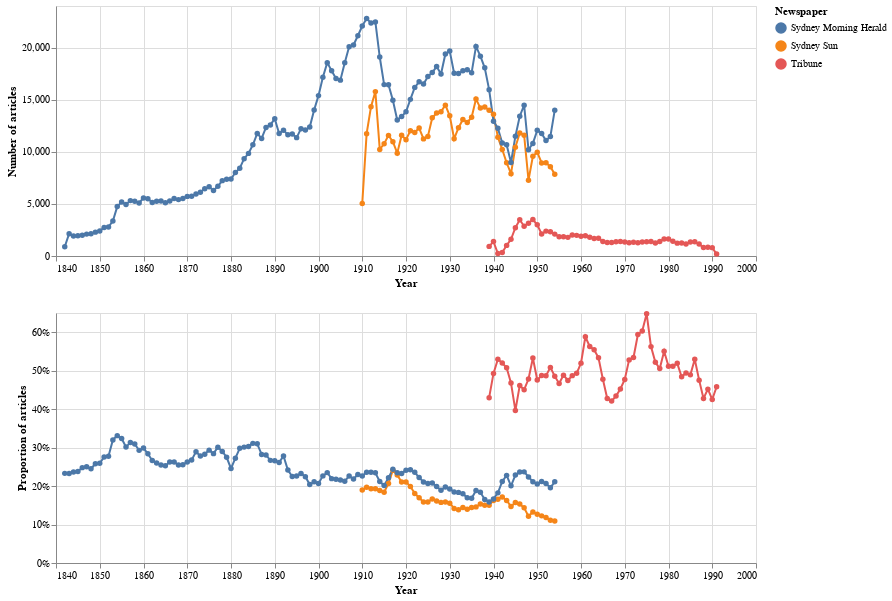

Notebook cell for this chart:
### Markdown cell above
And make some charts!

### Code cell
# Chart totals
chart7 = make_chart_totals(df_newspapers, "newspaper", "Newspaper")

# Chart proportions
chart8 = make_chart_proportions(df_newspapers, "newspaper", "Newspaper")

# Shorthand way of concatenating the two charts (note there's only one legend)
chart7 & chart8

### Figure 1 — Vega-Lite specification as saved in the notebook (floating-point values rounded to 4 significant figures; data arrays with more than 128 entries replaced by an {"elided": "..."} marker saying what was removed)
{"config": {"view": {"continuousWidth": 300, "continuousHeight": 300}}, "vconcat": [{"mark": {"type": "line", "point": true}, "encoding": {"color": {"field": "newspaper", "legend": {"title": "Newspaper"}, "type": "nominal"}, "tooltip": [{"field": "newspaper", "title": "Newspaper", "type": "nominal"}, {"field": "year", "title": "Year", "type": "quantitative"}, {"field": "total_results", "format": ",", "title": "Articles", "type": "quantitative"}], "x": {"axis": {"format": "c", "title": "Year"}, "field": "year", "type": "quantitative"}, "y": {"axis": {"format": ",d", "title": "Number of articles"}, "field": "total_results", "type": "quantitative"}}, "height": 250, "width": 700}, {"mark": {"type": "line", "point": true}, "encoding": {"color": {"field": "newspaper", "legend": {"title": "Newspaper"}, "type": "nominal"}, "tooltip": [{"field": "newspaper", "title": "Newspaper", "type": "nominal"}, {"field": "year", "title": "Year", "type": "quantitative"}, {"field": "proportion", "format": "%", "title": "Proportion", "type": "quantitative"}], "x": {"axis": {"format": "c", "title": "Year"}, "field": "year", "type": "quantitative"}, "y": {"axis": {"format": "%", "title": "Proportion of articles"}, "field": "proportion", "stack": null, "type": "quantitative"}}, "height": 250, "width": 700}], "data": {"name": "data-ccf4899b6c55bc1b0effd47b4608c15c"}, "$schema": "https://vega.github.io/schema/vega-lite/v5.20.1.json", "datasets": {"data-ccf4899b6c55bc1b0effd47b4608c15c": {"elided": "211 records"}}}
